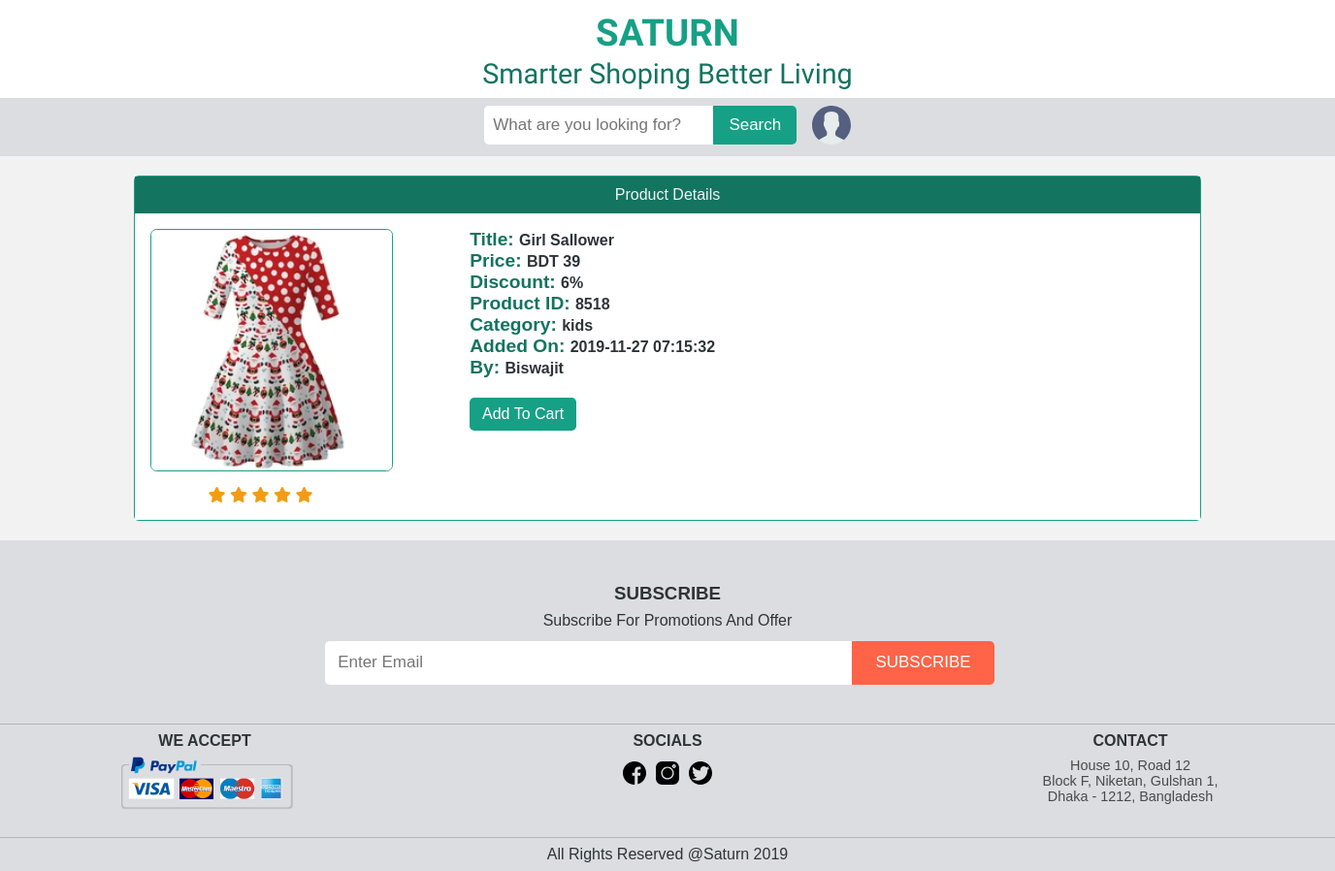
Page /shop/product_details.php?proID=8518 on the committed database.
### tables this page shows
CREATE TABLE `products` (
  `sl` int(11) NOT NULL,
  `id` varchar(4) NOT NULL,
  `title` varchar(30) NOT NULL,
  `main_category` varchar(30) NOT NULL,
  `sub_category` varchar(30) NOT NULL,
  `discount` varchar(2) NOT NULL,
  `price` varchar(4) NOT NULL,
  `rating` varchar(1) NOT NULL,
  `added_by` varchar(200) NOT NULL,
  `added_on` timestamp NOT NULL DEFAULT current_timestamp() ON UPDATE current_timestamp()
);

### public/shop/product_details.php (the view, shortened to what this page needs)
<?php
  include_once $_SERVER["DOCUMENT_ROOT"] . '/app/layout/header.php';
  require $_SERVER["DOCUMENT_ROOT"] . '/app/config/db_config.php';
  $id = $_GET['proID'];
  $sql = "SELECT * FROM products WHERE id = $id";
  $data = $conn->query($sql);
  $row = $data->fetch_assoc();
?>
<div class="pro-details">
  <div class="pro-notification">Product Details</div>
  <div class="details-body">
    <div class="pro-left">
      <div class="img">
        <img src="asset/products/<?php echo $row['id'] . '.jpg' ?>" alt="">
      </div>
      <div class="rating">
        <?php include $_SERVER["DOCUMENT_ROOT"] . '/app/layout/rating_system.php' ?>
      </div>
    </div>
    <div class="pro-right">
      <div>
        <span class="bold">Title: </span>
        <span class="normal"><?php echo $row['title'] ?></span>
      </div>
      <div>
        <span class="bold">Price: </span>
        <span class="normal">BDT <?php echo $row['price'] ?></span>
      </div>
      <div>
        <span class="bold">Discount: </span>
        <span class="normal"><?php echo $row['discount'] ?>%</span>
      </div>
      <div>
        <span class="bold">Product ID: </span>
        <span class="normal"><?php echo $row['id'] ?></span>
      </div>
      <div>
        <span class="bold">Category: </span>
        <span class="normal"><?php echo $row['main_category'] ?></span>
      </div>
      <div>
        <span class="bold">Added On: </span>
        <span class="normal"><?php echo $row['added_on'] ?></span>
      </div>
      <div>
        <span class="bold">By: </span>
        <span class="normal"><?php echo $row['added_by'] ?></span>
      </div>
      <div>
        <a class="pro-add" href="#">Add To Cart</a>
      </div>
    </div>
  </div>
</div>
<?php include_once $_SERVER["DOCUMENT_ROOT"] . '/app/layout/footer.php' ?>

### public/asset/css/main.css (style rules this page uses)
:root { --success: #16a085; --success-dark: #137460; --danger: #ff6348; --danger-dark: #c0392b; --clouds: #dcdde1; --silver: #bdc3c7; --warning: #F79F1F; --white: #FFFFFF; --orange: #EE5A24; --dark: #2d3436; --black: #000000; --body: #F2F2F2; --subtitle: #7A7A7A; }
html { display: none; }
body { font-family: 'Open Sans', sans-serif; background: var(--body); color: var(--dark); overflow-x: hidden; min-width: 1366px; }
.rating { display: flex; justify-content: space-between; }
.pro-details { border: 1px solid var(--success); width: 80%; border-radius: 0.3rem; margin: 0 auto; margin-top: 20px; margin-bottom: 20px; }
.pro-notification { padding: 0.6rem; background: var(--success-dark); color: var(--body); text-align: center; }
.details-body { display: flex; justify-content: space-between; background: var(--white); }
.pro-left { padding: 1rem; width: 30%; }
.pro-left img { width: 250px; }
.pro-left .rating { margin-left: 60px; }
.pro-left img { border: 1px solid var(--success); border-radius: 0.4rem; }
.pro-right { width: 70%; padding: 1rem; }
.pro-right .bold { font-weight: bold; color: #137460; font-size: 1.2rem; }
.pro-right .normal { color: var(--dark); font-weight: bold; }
.pro-add { display: inline-block; }
.pro-add { text-decoration: none; color: var(--white); background: var(--success); padding: 0.5rem 0.8rem; border-radius: 0.3rem; margin-top: 20px; }
* { box-sizing: border-box }
body { font-family: Verdana, sans-serif; margin: 0 }
* { margin: 0; padding: 0; box-sizing: border-box; }

### rows in the picture
products: id (picture), title "Girl Sallower", price "39", discount "6", id "8518", main_category "kids", added_on "2019-11-27 07:15:32", added_by "Biswajit"
